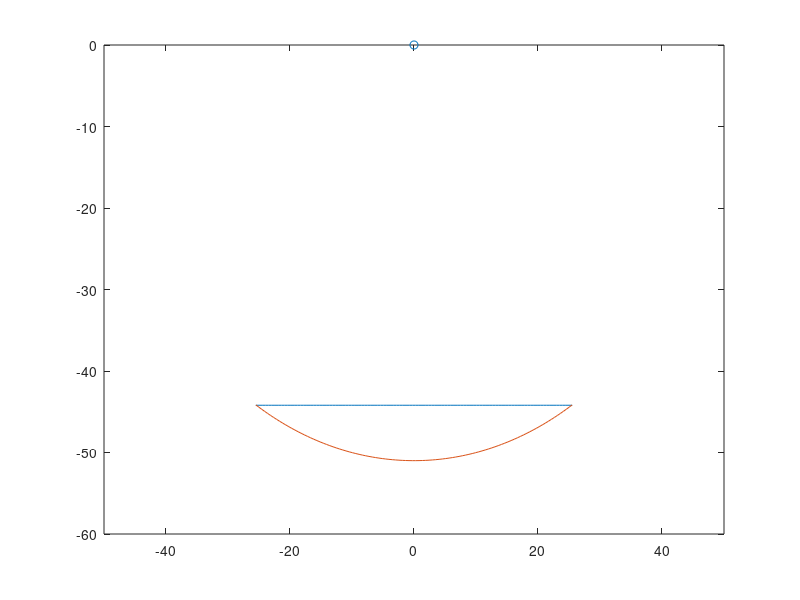

The MATLAB script that drew this image: (Note: this script raises an error after producing the figure.)
    
%Iterative 3 point dyad equation for any curve desired
%METHOD1
tic;
clc;
clear;
curve1x=linspace(-51.04*sind(30),51.04*sind(30),100);
curve1y=linspace(-51.04*cosd(30),-51.04*cosd(30),100);
theta=linspace(-30,30,100);

curve2x=51*sind(theta);
curve2y=-51*cosd(theta);

figure(1)%Desired Movement
clf;
plot(curve1x,curve1y);

hold on;
scatter(0,0)
plot(curve2x,curve2y);
axis([-50 50 -60 0])
drawnow;

%Now randomly pick points on the curves and try to find a solution

done=0;
count=1;
%Generation part
while done==0
    b2a=degtorad(180*rand); %Randomize inputs commence
b3a=b2a+degtorad(round(180*rand));
b2b=degtorad(180*rand);
b3b=b2b+degtorad(round(180*rand));
if(abs((b2b-b2a))<5)
    b2b=b2b+10*rand;
end
if(abs((b3b-b3a))<5)
    b3b=b3b+pi*rand;
end                          %Randomize inputs end
    
    
    
p1=round(33*rand); 
if(p1==0)
    p1=1;
end
p2=34+round(33*rand); %Up to 67
p3=68+round(32*rand);
point1=curve2x(p1)+curve2y(p1)*1i; %These random numbers do change every loop
point2=curve2x(p2)+curve2y(p2)*1i;
point3=curve2x(p3)+curve2y(p3)*1i;
s2= point2-point1;
s3= point3-point1;
alph2=degtorad(round(180*rand));    %Alpha values are randomized 
                  %YOU ARE CONSTRAINING FREE PARAMETERS HERE!
alph3=alph2+degtorad((180-alph2)*rand); 



Aa=[(exp(b2a*i)-1),(exp(alph2*i)-1);(exp(b3a*i)-1),(exp(alph3*i)-1)];%For first Crank 
Ba=[s2;s3];
ka=linsolve(Aa,Ba);
wa=ka(1);
Wa=[abs(wa),mod(radtodeg(angle(wa)),360)];
za=ka(2);
Za=[abs(za),mod(radtodeg(angle(za)),360)];
magza(count)=abs(za);

Ab=[(exp(b2b*i)-1),(exp(alph2*i)-1);(exp(b3b*i)-1),(exp(alph3*i)-1)]; %for second crank-follower
Bb=[s2;s3];
kb=linsolve(Ab,Bb);
wb=kb(1);
Wb=[abs(wb),mod(radtodeg(angle(wb)),360)];
zb=kb(2);
Zb=[abs(zb),mod(radtodeg(angle(zb)),360)];
magzb(count)=abs(zb);
itwork=1;
thinitial(count)=Wa(2);
phinitial(count)=Wb(2);
a1(count)=abs((point1-za-wa)-(point1-zb-wb));%correct
a2(count)=Wa(1);                               %CHECKING THE ONLY CASES FOR WA CRANK CASE
a3(count)=abs((point1-za)-(point1-zb));%correct
a4(count)=Wb(1);
A0(count)=point1-za-wa;
B0(count)=point1-zb-wb;

if((a1(count)>5)&&(a2(count)>5)&&(a3(count)>5)&&(a4(count)>5))
type=typefind(a1(count),a2(count),a3(count),a4(count)); %Returns 1 if a2 is fully rotatable otherwise 0
else
  type=0; %SINGULAR MATRIX CASE
end
if((imag(A0(count))>0)&&(imag(B0(count))>0)&&(type==1)) %Ensures fixed pivots are on the robot and fully rotatable
%     disp('Check 1 complete');
    th1=mod(radtodeg(angle(B0(count)-A0(count))),360); %Branch control Angle Conversions
    th12=mod(Wa(2)-th1,360);
    th14=mod(Wb(2)-th1,360);
    step=1000;
    thinput=linspace(0,360,step); 
    [existence,phi1(count,:),phi2(count,:)]=fourbarsolve(a1(count),a2(count),a3(count),a4(count),thinput,step);
  
   if((5<a2(count))&&(a2(count)<40)&&(5<a4(count))&&(a4(count)<40)&&(abs(A0(count))<100)&&(abs(B0(count))<100)&&(abs(za)<70)&&(abs(zb)<70)&&(existence==1)) %LENGTH REQUIREMENT + MECHANISM BEING PHYSICAL +Fixed pivots being not so far
   
   th131=mod(radtodeg(atan2(a4(count)*sind(phi1(count,:))-a2(count)*sind(thinput),a1(count)+a4(count)*cosd(phi1(count,:))-a2(count)*cosd(thinput))),360);
   th132=mod(radtodeg(atan2(a4(count)*sind(phi2(count,:))-a2(count)*sind(thinput),a1(count)+a4(count)*cosd(phi2(count,:))-a2(count)*cosd(thinput))),360);
   th31=mod(th131+th1,360);
   th32=mod(th132+th1,360);
   
   gama(count)=radtodeg(angle(za-zb)-angle(za));%Correct!
   couplerp1(count,:)=A0(count)+a2(count)*exp(degtorad(thinput+th1)*1i)+Za(1)*exp(degtorad(th31-gama(count))*1i);% Plus config
   couplerp2(count,:)=A0(count)+a2(count)*exp(degtorad(thinput+th1)*1i)+Za(1)*exp(degtorad(th32-gama(count))*1i);% Minus config
   str=['a2 is ',num2str(a2(count)),' a4 is ',num2str(a4(count)),' Gama is ',num2str(gama(count))];
   disp(str);
   figure(count)
   toc
    clf;
plot(curve1x,curve1y,'b');
hold on;
plot(curve2x,curve2y,'b');
z1x=[curve2x(p1) curve2x(p1)-real(za)];
z1y=[curve2y(p1) curve2y(p1)-imag(za)];
z2x=[curve2x(p1) curve2x(p1)-real(zb)];
z2y=[curve2y(p1) curve2y(p1)-imag(zb)];
w1x=z1x-[real(za) real(wa)];
w1y=z1y-[imag(za) imag(wa)];
w2x=z2x-[real(zb) real(wb)];
w2y=z2y-[imag(zb) imag(wb)];
patch(w1x,w1y,'r'); %Crank
patch(z1x,z1y,'r'); %Crank to point
patch(w2x,w2y,'b'); %Follower 
patch(z2x,z2y,'b'); %Follower to point
scatter(w1x(2),w1y(2),'b'); %Fixed joint place
scatter(w2x(2),w2y(2),'r'); %Places of joint place
scatter(z1x(2),z1y(2),'b'); %Places of fixed joints
scatter(z2x(2),z2y(2),'r'); %Places of fixed joints
scatter(real(point1),imag(point1),'m');
scatter(real(point2),imag(point2),'m');
scatter(real(point3),imag(point3),'m');
plot(real(couplerp1(count,:)),imag(couplerp1(count,:)),'c'); %Plus config
plot(real(couplerp2(count,:)),imag(couplerp2(count,:)),'m'); %Minus config
strfinal=['Mechanism :',num2str(count)];
title(strfinal);
drawnow;
   count=count+1;
   
   end
end



if(count==501) %N many mechanisms are generated.(Input N+1 to count==)
   done=1;
   
end

end
toc

load gong.mat;  %To show the analysis is complete a loud sound is played
sound(y);
